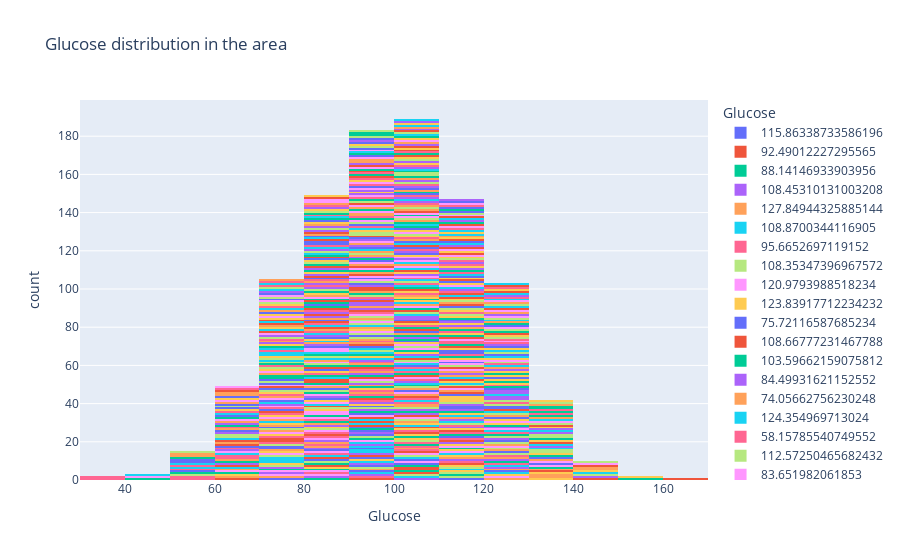

The notebook cell saved with this chart:
### Code cell
#Glucose distribution in the area
fig = px.histogram(data_frame=data, x = 'Glucose', nbins= 15, color = 'Glucose' ,title = 'Glucose distribution in the area')
fig.show()
